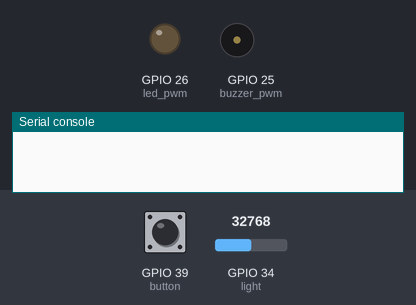
Bench run of a program on a simulated ESP32 board running MicroPython. On the bench: output pins drawn as LEDs (lit = HIGH), buzzer (waves = sounding), the last lines printed to the serial console. The inputs (shaded band) are chosen by the test bench; at power-on: GPIO 39 (button) HIGH, GPIO 34 (light) = 32768 (analog values on the 0–65535 scale).

Above: at 1.2 s.
1.3 s: GPIO 39 (button) pulled LOW for 0.15 s
At 2.5 s:
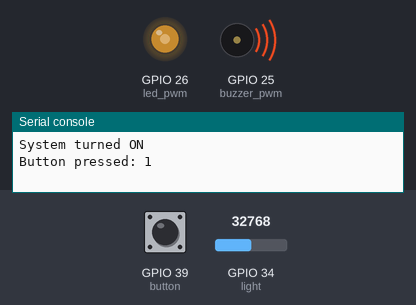
2.9 s: GPIO 34 (light) set to 45874
At 3.8 s:
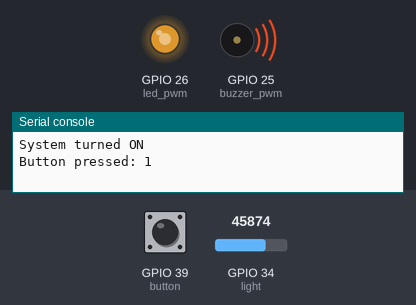
4.4 s: GPIO 34 (light) set to 57670
At 4.9 s:
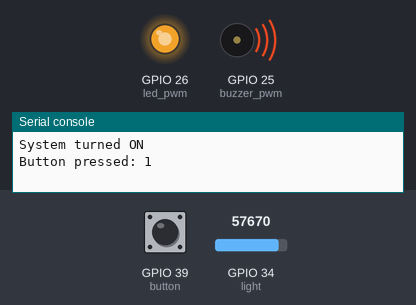
5.9 s: GPIO 34 (light) set to 7864
At 7.1 s:
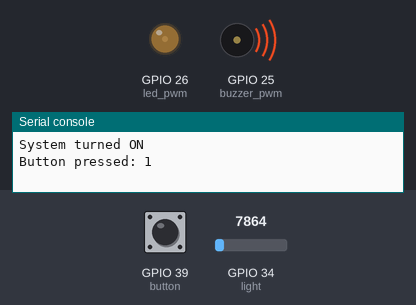
7.4 s: GPIO 34 (light) set to 0
At 8.4 s:
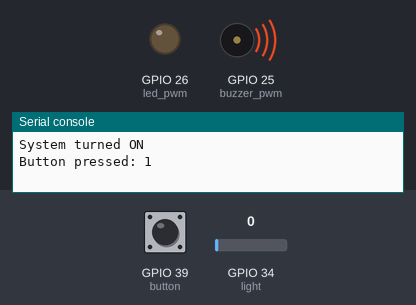
Timing chart, 0 to 9.9 s (numbered marks = the images above; inputs shaded):
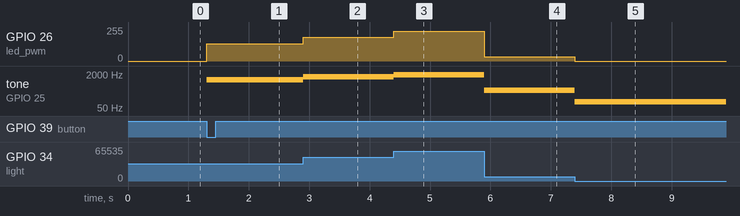

The program:

main.py
```python
from time import ticks_ms, ticks_diff, sleep
from machine import ADC, Pin, PWM

button = Pin(39, Pin.IN)

last_time = 0
DEBOUNCE_MS = 50
SYSTEM_ON = False
COUNT = 0

def button_handler(pin):
    global last_time, SYSTEM_ON, COUNT
    now = ticks_ms()
    if ticks_diff(now, last_time) < DEBOUNCE_MS:
        return
    last_time = now
    SYSTEM_ON = not SYSTEM_ON
    COUNT += 1
    if SYSTEM_ON:
        print("System turned ON")
    else:
        print("System turned OFF")
    print("Button pressed:", COUNT)

button.irq(
    trigger=Pin.IRQ_FALLING,
    handler=button_handler
)

light = ADC(Pin(34))
raw = light.read_u16()

led_pwm = PWM(Pin(26), freq=1000, duty_u16=0)
buzzer_pwm = PWM(Pin(25), freq=1000, duty_u16=0)

while True:
    if not SYSTEM_ON:
        buzzer_pwm.duty_u16(0)
        led_pwm.duty_u16(0)
        continue
    buzzer_pwm.duty_u16(32768)
    raw = light.read_u16()
    # 更新 LED 和 piezo
    led_pwm.duty_u16(raw)
    frequency = int(raw / 65535 * 2000 + 100)
    buzzer_pwm.freq(frequency)  # 将频率映射到 100-2100 Hz 范围
    sleep(0.001)  # 1 kHz
```

Measured:
- after the input at 1.3 s, GPIO 26 (led_pwm): 0/255 → 128/255 at once; tone on GPIO 25 (buzzer_pwm): silent → 1100 Hz at once
- after the input at 2.9 s, GPIO 26 (led_pwm): 128/255 → 178/255 at once; tone on GPIO 25 (buzzer_pwm): 1100 Hz → 1499 Hz at once
- after the input at 4.4 s, GPIO 26 (led_pwm): 178/255 → 224/255 at once; tone on GPIO 25 (buzzer_pwm): 1499 Hz → 1859 Hz at once
- after the input at 5.9 s, GPIO 26 (led_pwm): 224/255 → 31/255 at once; tone on GPIO 25 (buzzer_pwm): 1859 Hz → 339 Hz at once
- after the input at 7.4 s, GPIO 26 (led_pwm): 31/255 → 0/255 at once; tone on GPIO 25 (buzzer_pwm): 339 Hz → 100 Hz at once
